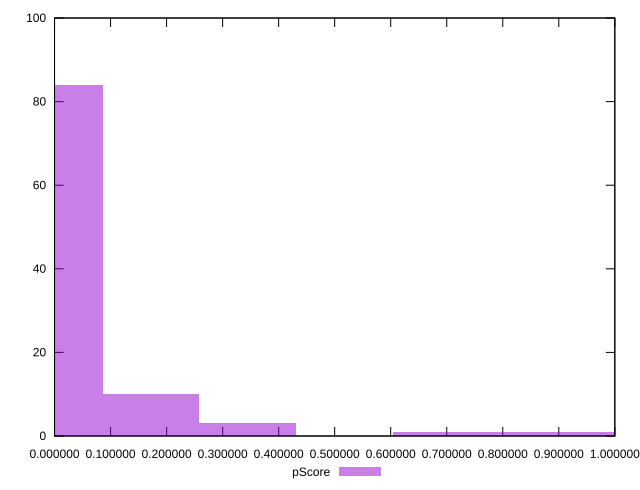

Reproduce this figure in gnuplot.
reset

$pScore <<EOF
0 84
0.1724394656194526 10
0.6897578624778103 1
0.8621973280972629 1
1.0346367937167156 1
0.3448789312389052 3
EOF

set key outside below
set boxwidth 0.1724394656194526
set xrange [0.0000011015981254969276:0.9999993380488856]
set yrange [0:100]
set trange [0:100]
set style fill transparent solid 0.5 noborder
set terminal svg size 640, 490 enhanced background rgb 'white'
set output "reports/report_00028_2021-02-24T12-49-42.674Z/estimated-input-latency/samples/music/pScore/histogram.svg"

plot $pScore title "pScore" with boxes

reset
